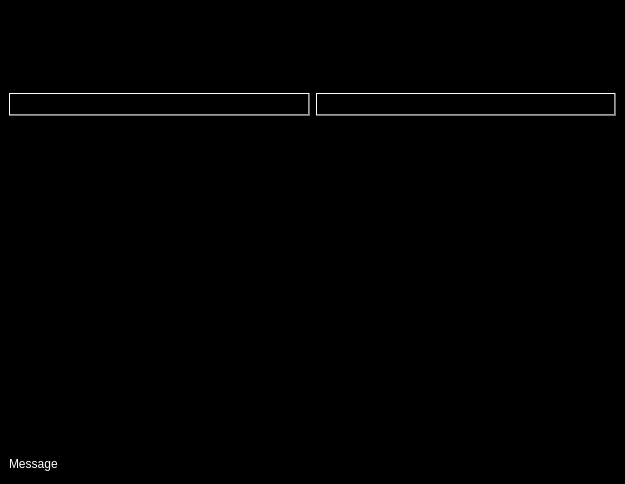
<?xml version="1.0" encoding="UTF-8"?>
<ui version="4.0">
 <class>Freechat</class>
 <widget class="QDialog" name="Freechat">
  <property name="geometry">
   <rect>
    <x>0</x>
    <y>0</y>
    <width>625</width>
    <height>484</height>
   </rect>
  </property>
  <property name="windowTitle">
   <string>Freechat</string>
  </property>
  <property name="windowIcon">
   <iconset>
    <normaloff>../icon.png</normaloff>../icon.png</iconset>
  </property>
  <property name="styleSheet">
   <string notr="true">background-color: qlineargradient(spread:pad, x1:1, y1:0, x2:1, y2:0, stop:0.392045 rgba(0, 0, 0, 255), stop:0.607955 rgba(255, 255, 255, 255));</string>
  </property>
  <layout class="QGridLayout" name="gridLayout">
   <property name="leftMargin">
    <number>9</number>
   </property>
   <property name="topMargin">
    <number>9</number>
   </property>
   <property name="rightMargin">
    <number>9</number>
   </property>
   <property name="bottomMargin">
    <number>9</number>
   </property>
   <item row="1" column="0">
    <layout class="QVBoxLayout" name="verticalLayout">
     <item>
      <layout class="QHBoxLayout" name="horizontalLayout_6">
       <property name="bottomMargin">
        <number>0</number>
       </property>
       <item>
        <widget class="QLineEdit" name="writeWanIpOfPeer">
         <property name="styleSheet">
          <string notr="true">color: rgb(255, 255, 255);
font: 57 12pt &quot;Letter Gothic Std&quot;;</string>
         </property>
         <property name="text">
          <string/>
         </property>
        </widget>
       </item>
      </layout>
     </item>
     <item>
      <layout class="QHBoxLayout" name="horizontalLayout_5">
       <property name="bottomMargin">
        <number>0</number>
       </property>
       <item>
        <widget class="QLineEdit" name="writeLanIpOfPeer">
         <property name="styleSheet">
          <string notr="true">color: rgb(255, 255, 255);
font: 57 12pt &quot;Letter Gothic Std&quot;;</string>
         </property>
         <property name="text">
          <string/>
         </property>
        </widget>
       </item>
      </layout>
     </item>
     <item>
      <layout class="QHBoxLayout" name="horizontalLayout_4">
       <property name="spacing">
        <number>6</number>
       </property>
       <property name="leftMargin">
        <number>0</number>
       </property>
       <property name="bottomMargin">
        <number>0</number>
       </property>
       <item>
        <widget class="QLineEdit" name="writeNickOfPeer">
         <property name="styleSheet">
          <string notr="true">color: rgb(255, 255, 255);
font: 57 12pt &quot;Letter Gothic Std&quot;;</string>
         </property>
         <property name="text">
          <string/>
         </property>
        </widget>
       </item>
      </layout>
     </item>
    </layout>
   </item>
   <item row="3" column="0">
    <layout class="QHBoxLayout">
     <property name="spacing">
      <number>6</number>
     </property>
     <property name="leftMargin">
      <number>0</number>
     </property>
     <property name="topMargin">
      <number>0</number>
     </property>
     <property name="rightMargin">
      <number>0</number>
     </property>
     <property name="bottomMargin">
      <number>0</number>
     </property>
     <item>
      <widget class="QTextEdit" name="textFieldForViewMessages">
       <property name="focusPolicy">
        <enum>Qt::NoFocus</enum>
       </property>
       <property name="styleSheet">
        <string notr="true">color: rgb(255, 255, 255);
font: 57 12pt &quot;Letter Gothic Std&quot;;
</string>
       </property>
       <property name="readOnly">
        <bool>true</bool>
       </property>
      </widget>
     </item>
     <item>
      <widget class="QListWidget" name="listWithNickName">
       <property name="maximumSize">
        <size>
         <width>180</width>
         <height>16777215</height>
        </size>
       </property>
       <property name="focusPolicy">
        <enum>Qt::NoFocus</enum>
       </property>
       <property name="autoFillBackground">
        <bool>false</bool>
       </property>
       <property name="styleSheet">
        <string notr="true">color: rgb(255, 255, 255);
font: 57 12pt &quot;Letter Gothic Std&quot;;</string>
       </property>
      </widget>
     </item>
    </layout>
   </item>
   <item row="4" column="0">
    <layout class="QHBoxLayout">
     <property name="spacing">
      <number>6</number>
     </property>
     <property name="leftMargin">
      <number>0</number>
     </property>
     <property name="topMargin">
      <number>0</number>
     </property>
     <property name="rightMargin">
      <number>0</number>
     </property>
     <property name="bottomMargin">
      <number>0</number>
     </property>
     <item>
      <widget class="QLabel" name="labelMessage">
       <property name="styleSheet">
        <string notr="true">font: 8pt &quot;Letter Gothic Std&quot;;
background-color: qlineargradient(spread:pad, x1:1, y1:0, x2:1, y2:0, stop:0.392045 rgba(0, 0, 0, 255), stop:0.607955 rgba(255, 255, 255, 255));
color: rgb(255, 255, 255);</string>
       </property>
       <property name="text">
        <string>Message</string>
       </property>
      </widget>
     </item>
     <item>
      <widget class="QLineEdit" name="lineForTypeText">
       <property name="styleSheet">
        <string notr="true">font: 8pt &quot;Letter Gothic Std&quot;;
color: rgb(255, 255, 255);
background-color: qlineargradient(spread:pad, x1:1, y1:0, x2:1, y2:0, stop:0.392045 rgba(0, 0, 0, 255), stop:0.607955 rgba(255, 255, 255, 255));</string>
       </property>
       <property name="text">
        <string/>
       </property>
      </widget>
     </item>
    </layout>
   </item>
   <item row="2" column="0">
    <layout class="QHBoxLayout" name="horizontalLayout_3">
     <property name="bottomMargin">
      <number>0</number>
     </property>
     <item>
      <widget class="QPushButton" name="showNetworkInfo">
       <property name="styleSheet">
        <string notr="true">color: rgb(255, 255, 255);
font: 57 12pt &quot;Letter Gothic Std&quot;;</string>
       </property>
       <property name="text">
        <string/>
       </property>
      </widget>
     </item>
     <item>
      <widget class="QPushButton" name="connectionToPeer">
       <property name="styleSheet">
        <string notr="true">color: rgb(255, 255, 255);
font: 57 12pt &quot;Letter Gothic Std&quot;;</string>
       </property>
       <property name="text">
        <string/>
       </property>
      </widget>
     </item>
    </layout>
   </item>
  </layout>
 </widget>
 <layoutdefault spacing="6" margin="11"/>
 <resources/>
 <connections/>
</ui>
